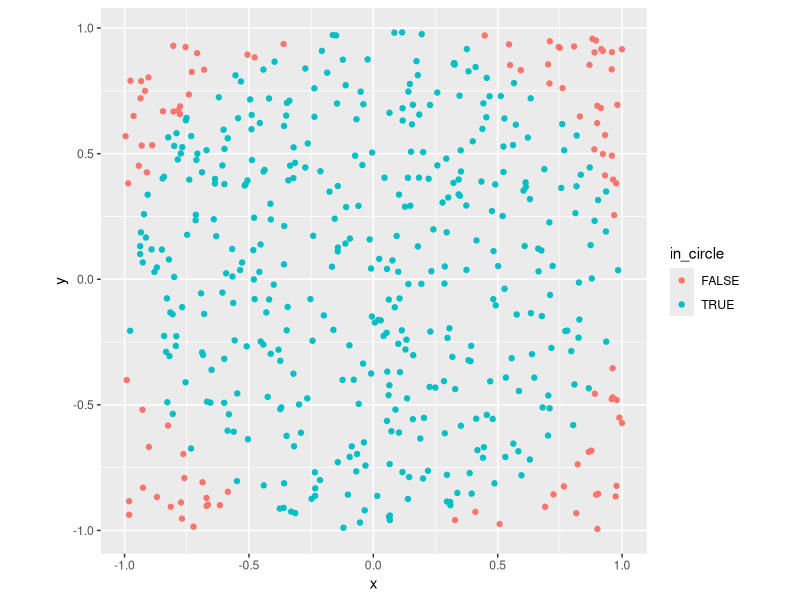
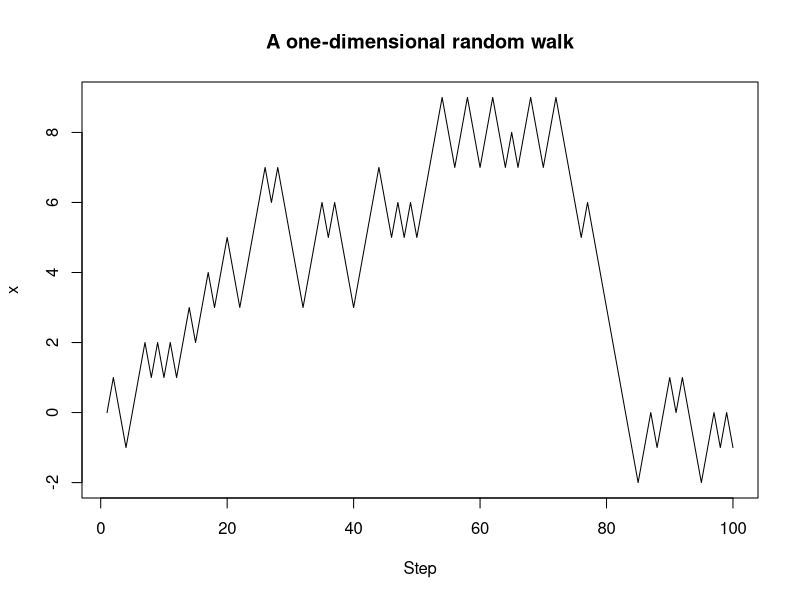
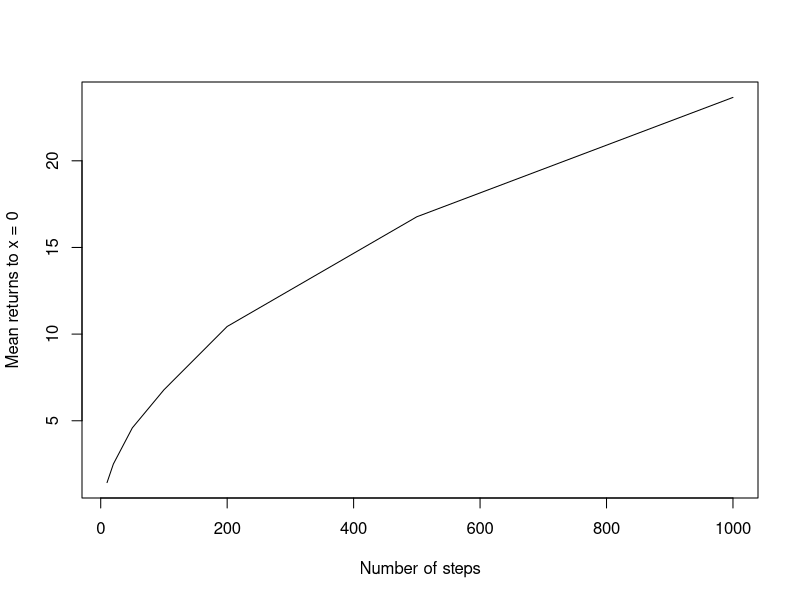
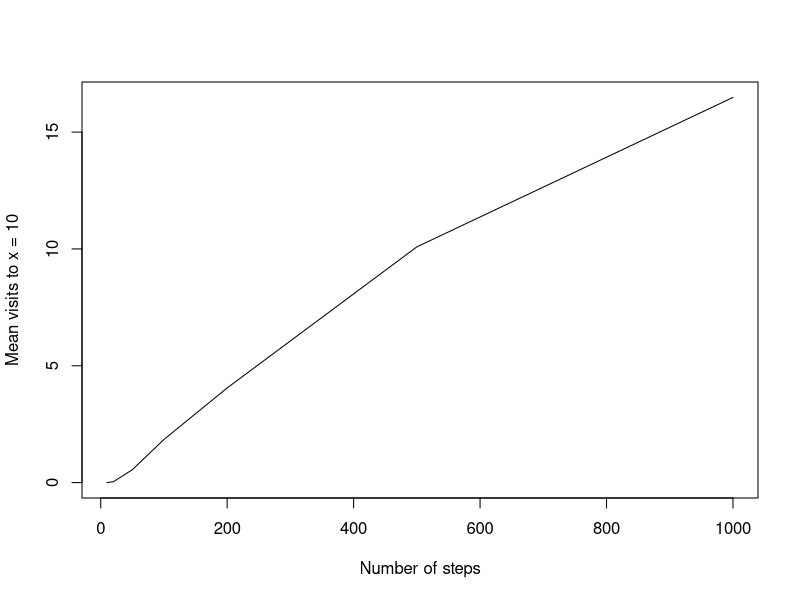
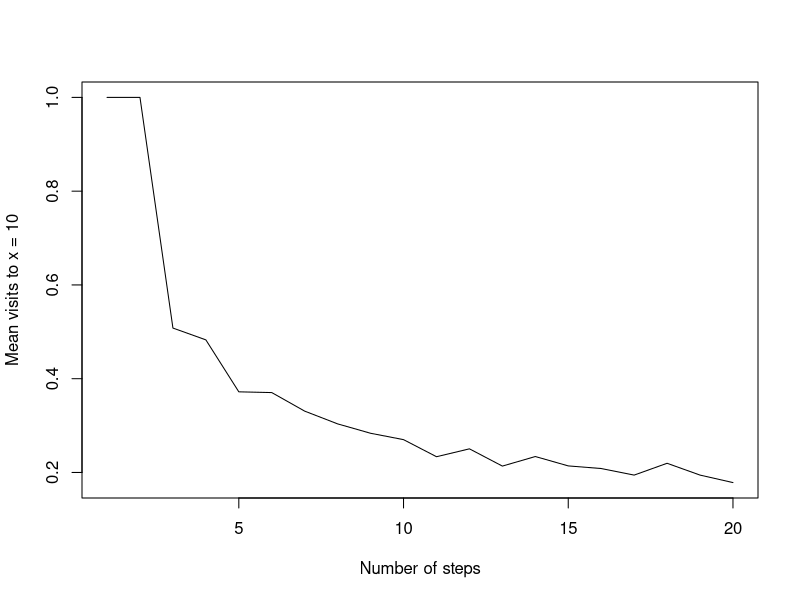

Recreate these plots in R, in order.
## ---- chunk 1
#| echo: FALSE
#| eval: TRUE
#| cache: TRUE
#| message: FALSE
#| warning: FALSE
library(tidyverse)
library(ggplot2)
random_points <- data.frame(x = runif(500, -1, 1),
                            y = runif(500, -1, 1))
random_points <- random_points |>
  mutate(in_circle = x^2 + y^2 < 1)
ggplot(random_points, aes(x = x, y = y, color = in_circle)) + 
  geom_point() +
  theme(aspect.ratio=1)
## ---- chunk 2
#| echo: TRUE
#| eval: TRUE
#| cache: TRUE
#| message: FALSE
#| warning: FALSE
random_points <- data.frame(x = runif(500, -1, 1),
                            y = runif(500, -1, 1))
random_points <- random_points |>
  mutate(in_circle = x^2 + y^2 < 1)
random_points |> summarize(pi_est = 4 * mean(in_circle))
## ---- chunk 3
#| echo: TRUE
#| eval: TRUE
#| cache: TRUE
take_step <- function() {
  # move forwards or backwards with equal probability
  return(sample(c(1, -1), 1))
}
walk_randomly <- function(n_steps, start = 0) {
  if (n_steps <= 1) {
    return(start)
  }
  x <- c(start, walk_randomly(n_steps - 1, start + take_step()))
  return(x)
}
plot(1:100, walk_randomly(100), type = "l",
     xlab = "Step", ylab = "x",
     main = "A one-dimensional random walk")
## ---- chunk 4
#| echo: TRUE
#| eval: TRUE
set.seed(123)
walk_randomly(20)
## ---- chunk 5
#| echo: TRUE
#| eval: TRUE
set.seed(123)
sum(walk_randomly(20) == 0) - 1
## ---- chunk 6
#| echo: TRUE
#| eval: TRUE
set.seed(123)
mean(replicate(10000, sum(walk_randomly(20) == 0) - 1))
## ---- chunk 7
#| echo: TRUE
#| eval: TRUE
#| cache: TRUE
set.seed(123)
ns <- c(10, 20, 50, 100, 200, 500, 1000) 
expected_returns <- 
  vapply(ns, 
         function(n_steps) 
           mean(replicate(1000, sum(walk_randomly(n_steps) == 0) - 1)),
         numeric(1))
plot(ns, expected_returns, type = "l", 
     xlab = "Number of steps", 
     ylab = "Mean returns to x = 0")
## ---- chunk 8
#| echo: TRUE
#| eval: TRUE
#| cache: TRUE
set.seed(123)
ns <- c(10, 20, 50, 100, 200, 500, 1000) 
expected_returns <- 
  vapply(ns, 
         function(n_steps) 
           mean(replicate(1000, sum(walk_randomly(n_steps) == 10))),
         numeric(1))
plot(ns, expected_returns, type = "l", 
     xlab = "Number of steps", 
     ylab = "Mean visits to x = 10")
## ---- chunk 9
#| echo: TRUE
#| eval: TRUE
#| cache: TRUE
set.seed(123)
ns <- 1:20
# for each n, estimate the proportion of random walks that do NOT return
# to zero, using simulations
proportion_no_returns <- 
  vapply(ns, 
         function(n_steps) 
           mean(replicate(2500, sum(walk_randomly(n_steps) == 0) < 2)),
         numeric(1))
plot(ns, proportion_no_returns, type = "l", 
     xlab = "Number of steps", 
     ylab = "Mean visits to x = 10")
proportion_no_returns
## ---- chunk 10
#| echo: TRUE
#| eval: TRUE
#| cache: TRUE
# calculate partial sums of the infinite series
cumsum(proportion_no_returns)
## ---- chunk 11
#| echo: TRUE
#| eval: TRUE
#| cache: TRUE
start_time <- Sys.time()
x_vec <- rnorm(100000) + 1
print(Sys.time() - start_time)
start_time <- Sys.time()
x_for <- numeric()
for (i in 1:100000){
  x_for[i] <- rnorm(1) + 1
}
print(Sys.time() - start_time)
## ---- chunk 12
#| echo: TRUE
#| eval: TRUE
#| cache: TRUE
system.time(x_vec <- rnorm(100000) + 1)

x_for <- numeric()
system.time(

  for (i in 1:100000){
    x_for[i] <- rnorm(1) + 1
  }
)
## ---- chunk 13
#| echo: TRUE
#| eval: TRUE
#| cache: TRUE
# vectorized
sq_vectorized <- function(x) {
    return(x ^ 2)
}
# for loop
sq_for_loop <- function(x) {
    for (i in 1:length(x)) {
        x[i] <- x[i] ^ 2
    }
    return(x)
}

library(microbenchmark)
# microbenchmark to compare the two functions
x <- rnorm(1000)
compare_sq <- microbenchmark(sq_vectorized(x),
                             sq_for_loop(x),
                             times = 100)
compare_sq
## ---- chunk 14
#| echo: TRUE
#| eval: TRUE
#| cache: TRUE
compare_mat <- microbenchmark(mat_3_x_3 = solve(matrix(rnorm(9), nrow = 3)),
                              mat_5_x_5 = solve(matrix(rnorm(25), nrow = 5)),
                              mat_7_x_7 = solve(matrix(rnorm(49), nrow = 7)),
                              mat_9_x_9 = solve(matrix(rnorm(81), nrow = 9)),
                              times = 100)
compare_mat
